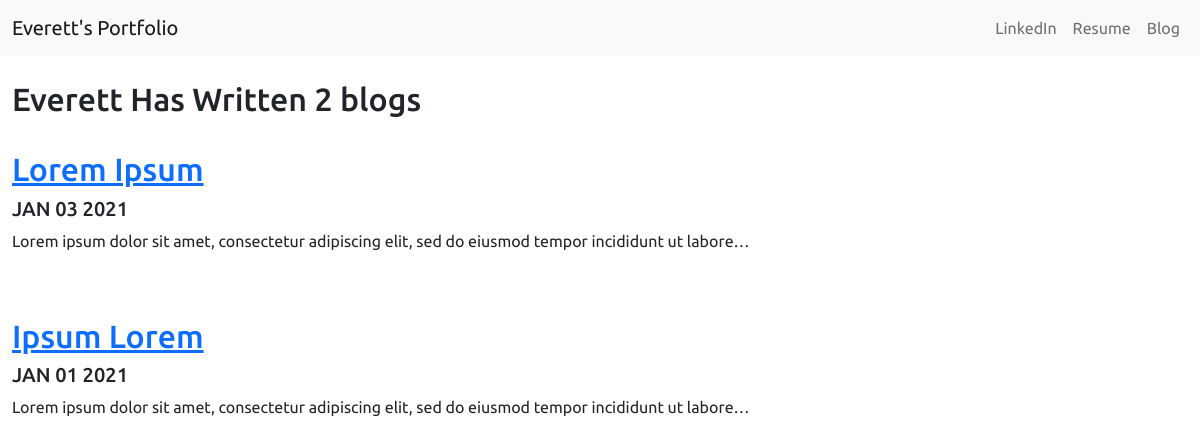
Screenshot of /blog/ with the database file from the repository.
### blog/models.py (models this page shows, shortened)
class Blog(models.Model):
    title = models.CharField(max_length = 200)
    date = models.DateField()
    description = models.TextField()

### blog/views.py (the view)
# urls.py: path('',views.all_blogs, name = "all_blogs"),
def all_blogs(request):
    blogs = Blog.objects.order_by('-date') #grabs all objects from db
    return render(request, "blog/all_blogs.html", {'blogs':blogs})

### blog/templates/blog/all_blogs.html
{% extends 'portfolio/base.html' %}
{% block content %}
<br>
<h2> Everett Has Written {{ blogs.count }} blog{{ blogs.count | pluralize }}</h2>
<br>
{% for blog in blogs %}
<a href = "{% url 'blog:detail' blog.id %}"><h2> {{ blog.title}} </h2> </a>
<h5> {{ blog.date | date:"M d Y"|upper }} </h5>
<p> {{ blog.description|striptags|truncatechars:100 }} </p>
<br><br>
{% endfor %}
{% endblock %}

### portfolio/static/portfolio/custom.css (style rules this page uses)
body { font-family: 'Ubuntu', cursive; }

### rows the page displays
Blog: title "Lorem Ipsum", date "JAN 03 2021", description "Lorem ipsum dolor sit amet, consectetur adipiscing elit, sed do eiusmod tempor incididunt ut labore…"
Blog: title "Ipsum Lorem", date "JAN 01 2021", description "Lorem ipsum dolor sit amet, consectetur adipiscing elit, sed do eiusmod tempor incididunt ut labore…"

### other values shown
{{ blogs.count }} "2"
{{ blogs.count | pluralize }} "s"
